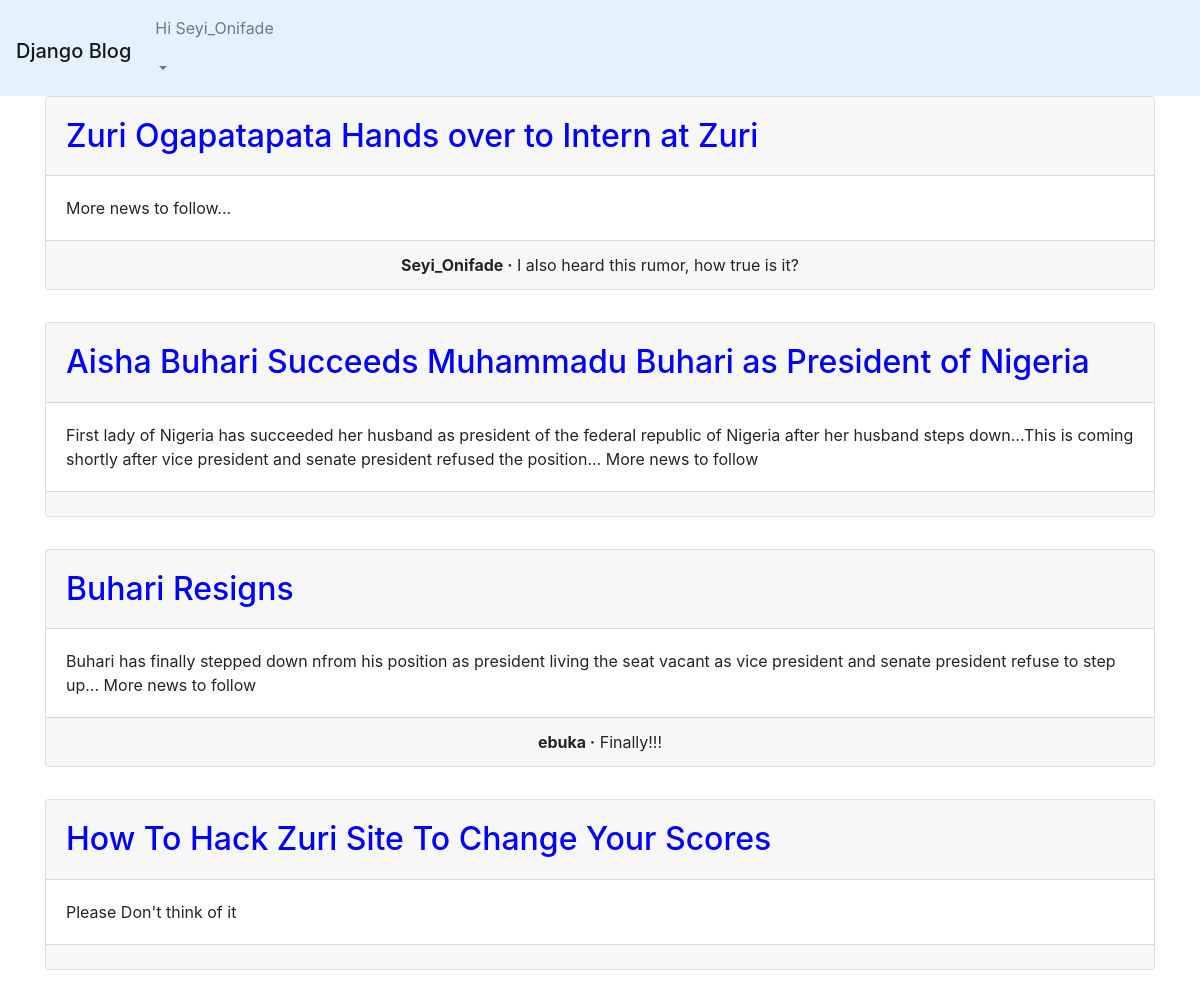
The app's page /home/ (signed in) with its own data.
### users/models.py (models this page shows)
class CustomUser(AbstractUser):
    pass

### blog_app/models.py (models this page shows, shortened)
class Post(models.Model):
    title = models.CharField(max_length=200)
    author = models.ForeignKey(get_user_model(), on_delete=models.CASCADE)
    body = models.TextField()

class Comment(models.Model):
    post = models.ForeignKey(Post, on_delete=models.CASCADE, related_name='comments')
    comment = models.CharField(max_length=180)
    author = models.ForeignKey(get_user_model(), on_delete=models.CASCADE)
    date_added = models.DateTimeField(auto_now_add=True)
    class Meta:
        ordering = ['-date_added']
    def __str__(self):
        return self.comment

### blog_app/views.py (the view)
# urls.py: path('home/', PostListView.as_view(), name='post-list'),
class PostListView(ListView):
    model = Post
    template_name = 'blog_app/post_list.html'

### blog_app/templates/blog_app/post_list.html
{% extends 'blog_app/base.html' %}
{% block content %}
    {% for post in post_list reversed %}
        <div class="post-entry">
            <div class="card">
                <div class="card-header">
                    <span class="font-weight-bold">
                        <h2><a href="{% url 'post-detail' post.pk%}">{{ post.title }}</a></h2>
                    </span>
                </div>
                <div class="card-body">
                    <p>{{ post.body }}</p>
                </div>
                <div class="card-footer text-center">
                    {% for comment in post.comments.all %}
                    <p>
                        <span> <b>{{ comment.author }} &middot;</b></span>
                        {{ comment }}
                    </p>
                    {% endfor %}
                </div>
            </div>
        </div>
    {% empty %}
        <h2>Sorry we do not have a blog post right now!!!</h2>
    {% endfor %}
{% endblock %}

### blog_app/templates/blog_app/base.html (shortened to what this page needs)
<!DOCTYPE html>
{% load static %}
<html lang="en">
<head>
    <link rel="stylesheet" href="{% static 'css/base.css' %}">
    <link rel="stylesheet" href="https://stackpath.bootstrapcdn.com/bootstrap/4.1.3/css/bootstrap.min.css"
>
</head>
<body>
    <nav class='navbar navbar-expand-lg navbar-light' style="background-color: #e3f2fd;">
        <h1><a href="{% url 'post-list' %}" class="navbar-brand">Django Blog</a></h1>
        <div class="collapse navbar-collapse" id="navbarCollapse">
            {% if user.is_authenticated %}
                <ul class="navbar-nav me-auto mb-2 mb-lg-0">
                    <li class="nav-item">
                        <a class="nav-link dropdown-toggle" href="#" id="userMenu" role="button" data-toggle="dropdown" aria-expanded="false">
                            <p>Hi {{ user.username }}</p>
                        </a>
                    </li>
                </ul>
            {% else %}
                <form class="form-inline ml-auto">
                    <p>You are not logged in.</p>
                    <a href="{% url 'login' %}" class="btn btn-outline-secondary">Log In</a>
                    <a href="{% url 'signup' %}" class="btn btn-primary ml-2">Sign Up</a>
                </form>
            {% endif %}
        </div>
    </nav>
    <section>
        <main class="container">
            <article>
                {% block content %}
                {% endblock %}
            </article>
        </main>
    </section>
</body>
</html>

### static/css/base.css (style rules this page uses)
body { font-family: Arial, Helvetica, sans-serif; font-size: 18px; }
.post-entry { margin-bottom: 2rem; }
.post-entry h2 { margin: 0.5rem 0; }
.post-entry h2 a, .post-entry h2 a:visited { color: blue; text-decoration: none; }
.post-entry p { margin: 0; font-weight: 400; }

### records on screen
CustomUser: username "Seyi_Onifade"
Post: title "Zuri Ogapatapata Hands over to Intern at Zuri", body "More news to follow..."
Comment: author "Seyi_Onifade", comment "I also heard this rumor, how true is it?"
Post: title "Aisha Buhari Succeeds Muhammadu Buhari as President of Nigeria", body "First lady of Nigeria has succeeded her husband as president of the federal republic of Nigeria after her husband steps down...This is coming shortly after vice president and senate president refused the position... More news to follow"
Post: title "Buhari Resigns", body "Buhari has finally stepped down nfrom his position as president living the seat vacant as vice president and senate president refuse to step up... More news to follow"
Comment: author "ebuka", comment "Finally!!!"
Post: title "How To Hack Zuri Site To Change Your Scores", body "Please Don't think of it"
